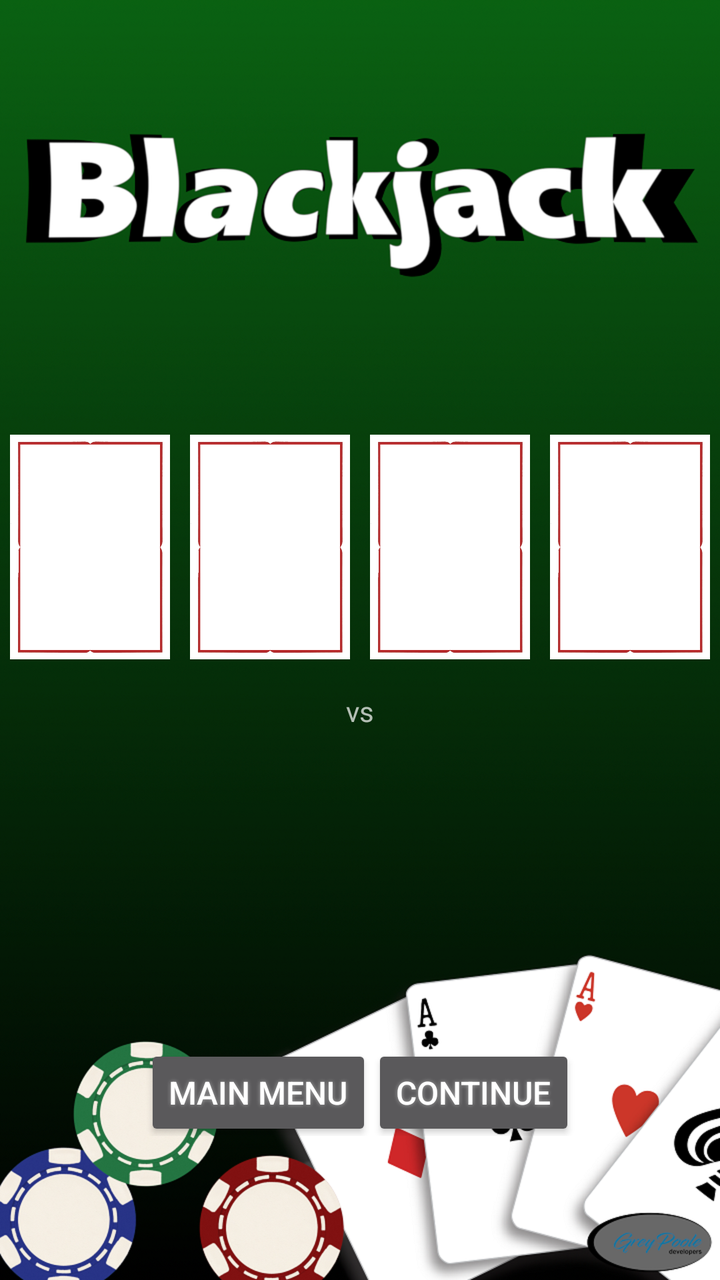
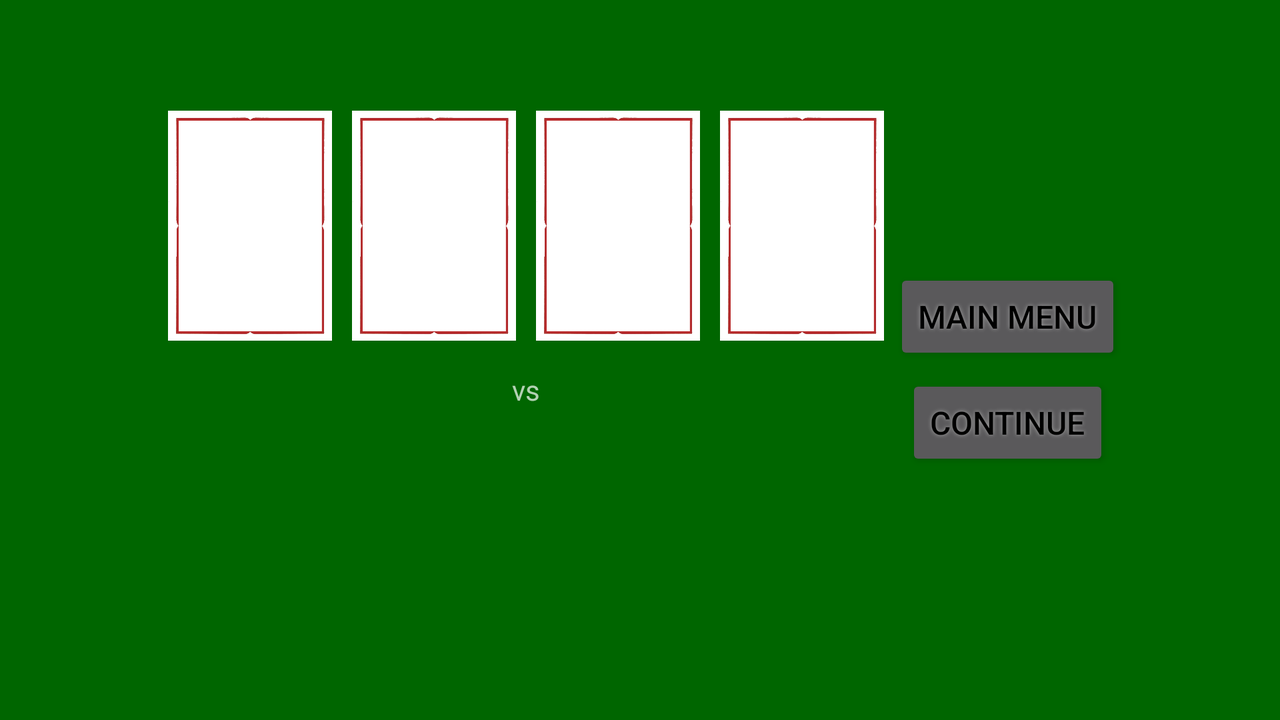

First picture: res/layout/ on a phone held upright. Second picture: the repository's own variant of that layout, on a device whose configuration matches the variant's folder. Source for both follows.
<!-- AndroidManifest.xml: application theme AppTheme -->
<!-- res/layout/end_screen.xml -->
<?xml version="1.0" encoding="utf-8"?>
<LinearLayout xmlns:android="http://schemas.android.com/apk/res/android"
    xmlns:app="http://schemas.android.com/apk/res-auto"
    xmlns:tools="http://schemas.android.com/tools"
    android:layout_width="match_parent"
    android:layout_height="match_parent"
    android:orientation="vertical"
    android:gravity="center"
    android:background="@drawable/background">


    <LinearLayout
        android:layout_width="wrap_content"
        android:layout_height="wrap_content"
        android:layout_marginTop="100dp"
        android:orientation="vertical"
        android:gravity="center">
        <TextView
            android:id="@+id/end_text"
            android:layout_width="wrap_content"
            android:layout_height="wrap_content"
            android:layout_margin="5dp"
            android:gravity="center"
            />
        <LinearLayout
            android:layout_width="wrap_content"
            android:layout_height="wrap_content"
            android:layout_marginTop="5dp"
            android:orientation="horizontal"
            android:gravity="center">

            <ImageView
                android:id="@+id/endDealCard1"
                android:gravity="center"
                android:layout_width="82dp"
                android:layout_height="125dp"
                android:layout_margin="5dp"
                android:layout_weight="1"
                android:src="@drawable/blank" />
            <ImageView
                android:id="@+id/endDealCard2"
                android:gravity="center"
                android:layout_width="82dp"
                android:layout_height="125dp"
                android:layout_margin="5dp"
                android:layout_weight="1"
                android:src="@drawable/blank" />
            <ImageView
                android:id="@+id/endDealCard3"
                android:gravity="center"
                android:layout_width="82dp"
                android:layout_height="125dp"
                android:layout_margin="5dp"
                android:layout_weight="1"
                android:src="@drawable/blank" />

            <ImageView
                android:id="@+id/endDealCard4"
                android:gravity="center"
                android:layout_width="82dp"
                android:layout_height="125dp"
                android:layout_margin="5dp"
                android:layout_weight="1"
                android:src="@drawable/blank" />



        </LinearLayout>
        <TextView
            android:id="@+id/vs_text"
            android:layout_width="wrap_content"
            android:layout_height="wrap_content"
            android:layout_margin="5dp"
            android:gravity="center"
            android:text="vs"
            />
        <LinearLayout
            android:layout_width="wrap_content"
            android:layout_height="wrap_content"
            android:layout_marginTop="5dp"
            android:orientation="horizontal"
            android:gravity="center">

            <ImageView
                android:id="@+id/endCard1"
                android:gravity="center"
                android:layout_width="82dp"
                android:layout_height="125dp"
                android:layout_margin="5dp"
                android:layout_weight="1"
                android:src="@drawable/back" />
            <ImageView
                android:id="@+id/endCard2"
                android:gravity="center"
                android:layout_width="82dp"
                android:layout_height="125dp"
                android:layout_margin="5dp"
                android:layout_weight="1"
                android:src="@drawable/back" />
            <ImageView
                android:id="@+id/endCard3"
                android:gravity="center"
                android:layout_width="82dp"
                android:layout_height="125dp"
                android:layout_margin="5dp"
                android:layout_weight="1"
                android:src="@drawable/back" />

            <ImageView
                android:id="@+id/endCard4"
                android:gravity="center"
                android:layout_width="82dp"
                android:layout_height="125dp"
                android:layout_margin="5dp"
                android:layout_weight="1"
                android:src="@drawable/back" />



        </LinearLayout>

        <LinearLayout
            android:layout_width="wrap_content"
            android:layout_height="wrap_content"
            android:layout_marginTop="5dp"
            android:orientation="horizontal"
            android:gravity="center">
        <Button
            android:id="@+id/mainMenu_button"
            android:layout_width="wrap_content"
            android:layout_height="wrap_content"
            android:layout_marginTop="5dp"
            android:shadowColor="#A8A8A8"
            android:shadowDx="0"
            android:shadowDy="0"
            android:shadowRadius="5"
            android:text="Main Menu"
            android:textColor="#ffffff"
         android:textSize="16sp" />
        <Button
            android:id="@+id/continue_button"
            android:layout_width="wrap_content"
            android:layout_height="wrap_content"
            android:layout_marginTop="5dp"
            android:shadowColor="#A8A8A8"
            android:shadowDx="0"
            android:shadowDy="0"
            android:shadowRadius="5"
            android:text="Continue"
            android:textColor="#ffffff"
            android:textSize="16sp" />
        </LinearLayout>

    </LinearLayout>


</LinearLayout>
<!-- resources referenced by this layout -->
<resources>
  <!-- drawable background: png bitmap (drawable, 895666 bytes) -->
  <!-- drawable blank: png bitmap (drawable, 27157 bytes) -->
  <style name="AppTheme" parent="Theme.AppCompat.NoActionBar">
          
          <item name="colorPrimary">@color/colorPrimary</item>
          <item name="colorPrimaryDark">@color/colorPrimaryDark</item>
          <item name="colorAccent">@color/colorAccent</item>
      </style>
  <color name="colorPrimary">#006600</color>
  <color name="colorPrimaryDark">#006600</color>
  <color name="colorAccent">#D81B60</color>
</resources>
<!-- res/layout-land/end_screen.xml (the author's variant of the layout above) -->
<!-- drawn on the phone turned sideways -->
<?xml version="1.0" encoding="utf-8"?>
<LinearLayout xmlns:android="http://schemas.android.com/apk/res/android"
    xmlns:app="http://schemas.android.com/apk/res-auto"
    xmlns:tools="http://schemas.android.com/tools"
    android:layout_width="match_parent"
    android:layout_height="match_parent"
    android:orientation="vertical"
    android:gravity="center"
    android:background="@color/colorPrimaryDark">

    <LinearLayout
        android:layout_width="wrap_content"
        android:layout_height="wrap_content"
        android:gravity="left"
        android:orientation="horizontal" >
    <LinearLayout
        android:layout_width="wrap_content"
        android:layout_height="wrap_content"
        android:layout_marginTop="1dp"
        android:orientation="vertical"
        android:gravity="center">
        <TextView
            android:id="@+id/end_text"
            android:layout_width="wrap_content"
            android:layout_height="wrap_content"
            android:layout_margin="5dp"
            android:gravity="center"
            />
        <LinearLayout
            android:layout_width="wrap_content"
            android:layout_height="wrap_content"
            android:layout_marginTop="5dp"
            android:orientation="horizontal"
            android:gravity="center">

            <ImageView
                android:id="@+id/endDealCard1"
                android:gravity="center"
                android:layout_width="82dp"
                android:layout_height="125dp"
                android:layout_margin="5dp"
                android:layout_weight="1"
                android:src="@drawable/blank" />
            <ImageView
                android:id="@+id/endDealCard2"
                android:gravity="center"
                android:layout_width="82dp"
                android:layout_height="125dp"
                android:layout_margin="5dp"
                android:layout_weight="1"
                android:src="@drawable/blank" />
            <ImageView
                android:id="@+id/endDealCard3"
                android:gravity="center"
                android:layout_width="82dp"
                android:layout_height="125dp"
                android:layout_margin="5dp"
                android:layout_weight="1"
                android:src="@drawable/blank" />

            <ImageView
                android:id="@+id/endDealCard4"
                android:gravity="center"
                android:layout_width="82dp"
                android:layout_height="125dp"
                android:layout_margin="5dp"
                android:layout_weight="1"
                android:src="@drawable/blank" />



        </LinearLayout>
        <TextView
            android:id="@+id/vs_text"
            android:layout_width="wrap_content"
            android:layout_height="wrap_content"
            android:layout_margin="5dp"
            android:gravity="center"
            android:text="vs"
            />
        <LinearLayout
            android:layout_width="wrap_content"
            android:layout_height="wrap_content"
            android:layout_marginTop="5dp"
            android:orientation="horizontal"
            android:gravity="center">

            <ImageView
                android:id="@+id/endCard1"
                android:gravity="center"
                android:layout_width="82dp"
                android:layout_height="125dp"
                android:layout_margin="5dp"
                android:layout_weight="1"
                android:src="@drawable/back" />
            <ImageView
                android:id="@+id/endCard2"
                android:gravity="center"
                android:layout_width="82dp"
                android:layout_height="125dp"
                android:layout_margin="5dp"
                android:layout_weight="1"
                android:src="@drawable/back" />
            <ImageView
                android:id="@+id/endCard3"
                android:gravity="center"
                android:layout_width="82dp"
                android:layout_height="125dp"
                android:layout_margin="5dp"
                android:layout_weight="1"
                android:src="@drawable/back" />

            <ImageView
                android:id="@+id/endCard4"
                android:gravity="center"
                android:layout_width="82dp"
                android:layout_height="125dp"
                android:layout_margin="5dp"
                android:layout_weight="1"
                android:src="@drawable/back" />



        </LinearLayout>



    </LinearLayout>
        <LinearLayout
            android:layout_width="wrap_content"
            android:layout_height="match_parent"
            android:layout_marginTop="5dp"
            android:orientation="vertical"
            android:gravity="center">
            <Button
                android:id="@+id/mainMenu_button"
                android:layout_width="wrap_content"
                android:layout_height="wrap_content"
                android:layout_marginTop="5dp"
                android:shadowColor="#A8A8A8"
                android:shadowDx="0"
                android:shadowDy="0"
                android:shadowRadius="5"
                android:text="Main Menu"
                android:textColor="@color/black"
                android:textSize="16sp" />
            <Button
                android:id="@+id/continue_button"
                android:layout_width="wrap_content"
                android:layout_height="wrap_content"
                android:layout_marginTop="5dp"
                android:shadowColor="#A8A8A8"
                android:shadowDx="0"
                android:shadowDy="0"
                android:shadowRadius="5"
                android:text="Continue"
                android:textColor="@color/black"
                android:textSize="16sp" />
        </LinearLayout>
    </LinearLayout>


</LinearLayout>
<!-- resources referenced by the variant -->
<!-- as the phone turned sideways resolves them -->
<resources>
  <color name="black">#000000</color>
  <color name="colorPrimaryDark">#006600</color>
  <!-- drawable blank: png bitmap (drawable, 27157 bytes) -->
  <style name="AppTheme" parent="Theme.AppCompat.NoActionBar">
          
          <item name="colorPrimary">@color/colorPrimary</item>
          <item name="colorPrimaryDark">@color/colorPrimaryDark</item>
          <item name="colorAccent">@color/colorAccent</item>
      </style>
  <color name="colorPrimary">#006600</color>
  <color name="colorAccent">#D81B60</color>
</resources>
